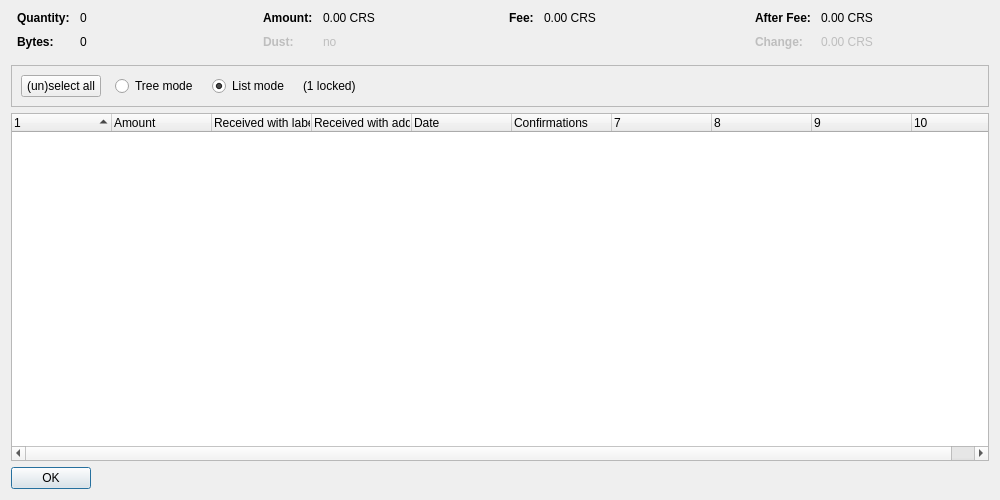
<?xml version="1.0" encoding="UTF-8"?>
<ui version="4.0">
 <class>CoinControlDialog</class>
 <widget class="QDialog" name="CoinControlDialog">
  <property name="geometry">
   <rect>
    <x>0</x>
    <y>0</y>
    <width>1000</width>
    <height>500</height>
   </rect>
  </property>
  <property name="windowTitle">
   <string>Coin Selection</string>
  </property>
  <layout class="QVBoxLayout" name="verticalLayout">
   <item>
    <layout class="QHBoxLayout" name="horizontalLayoutTop" stretch="0,0,0,0">
     <property name="topMargin">
      <number>0</number>
     </property>
     <property name="bottomMargin">
      <number>10</number>
     </property>
     <item>
      <layout class="QFormLayout" name="formLayoutCoinControl1">
       <property name="horizontalSpacing">
        <number>10</number>
       </property>
       <property name="verticalSpacing">
        <number>10</number>
       </property>
       <property name="leftMargin">
        <number>6</number>
       </property>
       <property name="rightMargin">
        <number>6</number>
       </property>
       <item row="0" column="0">
        <widget class="QLabel" name="labelCoinControlQuantityText">
         <property name="font">
          <font>
           <weight>75</weight>
           <bold>true</bold>
          </font>
         </property>
         <property name="text">
          <string>Quantity:</string>
         </property>
        </widget>
       </item>
       <item row="0" column="1">
        <widget class="QLabel" name="labelCoinControlQuantity">
         <property name="cursor">
          <cursorShape>IBeamCursor</cursorShape>
         </property>
         <property name="contextMenuPolicy">
          <enum>Qt::ActionsContextMenu</enum>
         </property>
         <property name="text">
          <string notr="true">0</string>
         </property>
         <property name="textInteractionFlags">
          <set>Qt::LinksAccessibleByMouse|Qt::TextSelectableByKeyboard|Qt::TextSelectableByMouse</set>
         </property>
        </widget>
       </item>
       <item row="1" column="0">
        <widget class="QLabel" name="labelCoinControlBytesText">
         <property name="font">
          <font>
           <weight>75</weight>
           <bold>true</bold>
          </font>
         </property>
         <property name="text">
          <string>Bytes:</string>
         </property>
        </widget>
       </item>
       <item row="1" column="1">
        <widget class="QLabel" name="labelCoinControlBytes">
         <property name="cursor">
          <cursorShape>IBeamCursor</cursorShape>
         </property>
         <property name="contextMenuPolicy">
          <enum>Qt::ActionsContextMenu</enum>
         </property>
         <property name="text">
          <string notr="true">0</string>
         </property>
         <property name="textInteractionFlags">
          <set>Qt::LinksAccessibleByMouse|Qt::TextSelectableByKeyboard|Qt::TextSelectableByMouse</set>
         </property>
        </widget>
       </item>
      </layout>
     </item>
     <item>
      <layout class="QFormLayout" name="formLayoutCoinControl2">
       <property name="horizontalSpacing">
        <number>10</number>
       </property>
       <property name="verticalSpacing">
        <number>10</number>
       </property>
       <property name="leftMargin">
        <number>6</number>
       </property>
       <property name="rightMargin">
        <number>6</number>
       </property>
       <item row="0" column="0">
        <widget class="QLabel" name="labelCoinControlAmountText">
         <property name="font">
          <font>
           <weight>75</weight>
           <bold>true</bold>
          </font>
         </property>
         <property name="text">
          <string>Amount:</string>
         </property>
        </widget>
       </item>
       <item row="0" column="1">
        <widget class="QLabel" name="labelCoinControlAmount">
         <property name="cursor">
          <cursorShape>IBeamCursor</cursorShape>
         </property>
         <property name="contextMenuPolicy">
          <enum>Qt::ActionsContextMenu</enum>
         </property>
         <property name="text">
          <string notr="true">0.00 CRS</string>
         </property>
         <property name="textInteractionFlags">
          <set>Qt::LinksAccessibleByMouse|Qt::TextSelectableByKeyboard|Qt::TextSelectableByMouse</set>
         </property>
        </widget>
       </item>
       <item row="1" column="0">
        <widget class="QLabel" name="labelCoinControlLowOutputText">
         <property name="enabled">
          <bool>false</bool>
         </property>
         <property name="font">
          <font>
           <weight>75</weight>
           <bold>true</bold>
          </font>
         </property>
         <property name="text">
          <string>Dust:</string>
         </property>
        </widget>
       </item>
       <item row="1" column="1">
        <widget class="QLabel" name="labelCoinControlLowOutput">
         <property name="enabled">
          <bool>false</bool>
         </property>
         <property name="cursor">
          <cursorShape>IBeamCursor</cursorShape>
         </property>
         <property name="contextMenuPolicy">
          <enum>Qt::ActionsContextMenu</enum>
         </property>
         <property name="text">
          <string notr="true">no</string>
         </property>
         <property name="textInteractionFlags">
          <set>Qt::LinksAccessibleByMouse|Qt::TextSelectableByKeyboard|Qt::TextSelectableByMouse</set>
         </property>
        </widget>
       </item>
      </layout>
     </item>
     <item>
      <layout class="QFormLayout" name="formLayoutCoinControl3">
       <property name="horizontalSpacing">
        <number>10</number>
       </property>
       <property name="verticalSpacing">
        <number>10</number>
       </property>
       <property name="leftMargin">
        <number>6</number>
       </property>
       <property name="rightMargin">
        <number>6</number>
       </property>
       <item row="0" column="0">
        <widget class="QLabel" name="labelCoinControlFeeText">
         <property name="font">
          <font>
           <weight>75</weight>
           <bold>true</bold>
          </font>
         </property>
         <property name="text">
          <string>Fee:</string>
         </property>
        </widget>
       </item>
       <item row="0" column="1">
        <widget class="QLabel" name="labelCoinControlFee">
         <property name="cursor">
          <cursorShape>IBeamCursor</cursorShape>
         </property>
         <property name="contextMenuPolicy">
          <enum>Qt::ActionsContextMenu</enum>
         </property>
         <property name="text">
          <string notr="true">0.00 CRS</string>
         </property>
         <property name="textInteractionFlags">
          <set>Qt::LinksAccessibleByMouse|Qt::TextSelectableByKeyboard|Qt::TextSelectableByMouse</set>
         </property>
        </widget>
       </item>
      </layout>
     </item>
     <item>
      <layout class="QFormLayout" name="formLayoutCoinControl4">
       <property name="horizontalSpacing">
        <number>10</number>
       </property>
       <property name="verticalSpacing">
        <number>10</number>
       </property>
       <property name="leftMargin">
        <number>6</number>
       </property>
       <property name="rightMargin">
        <number>6</number>
       </property>
       <item row="0" column="0">
        <widget class="QLabel" name="labelCoinControlAfterFeeText">
         <property name="font">
          <font>
           <weight>75</weight>
           <bold>true</bold>
          </font>
         </property>
         <property name="text">
          <string>After Fee:</string>
         </property>
        </widget>
       </item>
       <item row="0" column="1">
        <widget class="QLabel" name="labelCoinControlAfterFee">
         <property name="cursor">
          <cursorShape>IBeamCursor</cursorShape>
         </property>
         <property name="contextMenuPolicy">
          <enum>Qt::ActionsContextMenu</enum>
         </property>
         <property name="text">
          <string notr="true">0.00 CRS</string>
         </property>
         <property name="textInteractionFlags">
          <set>Qt::LinksAccessibleByMouse|Qt::TextSelectableByKeyboard|Qt::TextSelectableByMouse</set>
         </property>
        </widget>
       </item>
       <item row="1" column="0">
        <widget class="QLabel" name="labelCoinControlChangeText">
         <property name="enabled">
          <bool>false</bool>
         </property>
         <property name="font">
          <font>
           <weight>75</weight>
           <bold>true</bold>
          </font>
         </property>
         <property name="text">
          <string>Change:</string>
         </property>
        </widget>
       </item>
       <item row="1" column="1">
        <widget class="QLabel" name="labelCoinControlChange">
         <property name="enabled">
          <bool>false</bool>
         </property>
         <property name="cursor">
          <cursorShape>IBeamCursor</cursorShape>
         </property>
         <property name="contextMenuPolicy">
          <enum>Qt::ActionsContextMenu</enum>
         </property>
         <property name="text">
          <string notr="true">0.00 CRS</string>
         </property>
         <property name="textInteractionFlags">
          <set>Qt::LinksAccessibleByMouse|Qt::TextSelectableByKeyboard|Qt::TextSelectableByMouse</set>
         </property>
        </widget>
       </item>
      </layout>
     </item>
    </layout>
   </item>
   <item>
    <widget class="QFrame" name="frame">
     <property name="minimumSize">
      <size>
       <width>0</width>
       <height>40</height>
      </size>
     </property>
     <property name="frameShape">
      <enum>QFrame::StyledPanel</enum>
     </property>
     <property name="frameShadow">
      <enum>QFrame::Sunken</enum>
     </property>
     <layout class="QHBoxLayout" name="horizontalLayout">
      <item>
       <layout class="QHBoxLayout" name="horizontalLayoutPanel" stretch="0,0,0,0,0">
        <property name="spacing">
         <number>14</number>
        </property>
        <item>
         <widget class="QPushButton" name="pushButtonSelectAll">
          <property name="sizePolicy">
           <sizepolicy hsizetype="Maximum" vsizetype="Fixed">
            <horstretch>0</horstretch>
            <verstretch>0</verstretch>
           </sizepolicy>
          </property>
          <property name="text">
           <string>(un)select all</string>
          </property>
          <property name="autoDefault">
           <bool>false</bool>
          </property>
         </widget>
        </item>
        <item>
         <widget class="QRadioButton" name="radioTreeMode">
          <property name="sizePolicy">
           <sizepolicy hsizetype="Maximum" vsizetype="Fixed">
            <horstretch>0</horstretch>
            <verstretch>0</verstretch>
           </sizepolicy>
          </property>
          <property name="text">
           <string>Tree mode</string>
          </property>
         </widget>
        </item>
        <item>
         <widget class="QRadioButton" name="radioListMode">
          <property name="sizePolicy">
           <sizepolicy hsizetype="Maximum" vsizetype="Fixed">
            <horstretch>0</horstretch>
            <verstretch>0</verstretch>
           </sizepolicy>
          </property>
          <property name="text">
           <string>List mode</string>
          </property>
          <property name="checked">
           <bool>true</bool>
          </property>
         </widget>
        </item>
        <item>
         <widget class="QLabel" name="labelLocked">
          <property name="text">
           <string notr="true">(1 locked)</string>
          </property>
         </widget>
        </item>
        <item>
         <spacer name="horizontalSpacer">
          <property name="orientation">
           <enum>Qt::Horizontal</enum>
          </property>
          <property name="sizeHint" stdset="0">
           <size>
            <width>40</width>
            <height>20</height>
           </size>
          </property>
         </spacer>
        </item>
       </layout>
      </item>
     </layout>
    </widget>
   </item>
   <item>
    <widget class="CoinControlTreeWidget" name="treeWidget">
     <property name="contextMenuPolicy">
      <enum>Qt::CustomContextMenu</enum>
     </property>
     <property name="sortingEnabled">
      <bool>false</bool>
     </property>
     <property name="columnCount">
      <number>10</number>
     </property>
     <attribute name="headerShowSortIndicator" stdset="0">
      <bool>true</bool>
     </attribute>
     <attribute name="headerStretchLastSection">
      <bool>false</bool>
     </attribute>
     <column>
      <property name="text">
       <string/>
      </property>
     </column>
     <column>
      <property name="text">
       <string>Amount</string>
      </property>
     </column>
     <column>
      <property name="text">
       <string>Received with label</string>
      </property>
     </column>
     <column>
      <property name="text">
       <string>Received with address</string>
      </property>
     </column>
     <column>
      <property name="text">
       <string>Date</string>
      </property>
     </column>
     <column>
      <property name="text">
       <string>Confirmations</string>
      </property>
      <property name="toolTip">
       <string>Confirmed</string>
      </property>
     </column>
     <column>
      <property name="text">
       <string/>
      </property>
     </column>
     <column>
      <property name="text">
       <string/>
      </property>
     </column>
     <column>
      <property name="text">
       <string/>
      </property>
     </column>
     <column>
      <property name="text">
       <string/>
      </property>
     </column>
    </widget>
   </item>
   <item>
    <widget class="QDialogButtonBox" name="buttonBox">
     <property name="sizePolicy">
      <sizepolicy hsizetype="Maximum" vsizetype="Fixed">
       <horstretch>0</horstretch>
       <verstretch>0</verstretch>
      </sizepolicy>
     </property>
     <property name="orientation">
      <enum>Qt::Horizontal</enum>
     </property>
     <property name="standardButtons">
      <set>QDialogButtonBox::Ok</set>
     </property>
    </widget>
   </item>
  </layout>
 </widget>
 <customwidgets>
  <customwidget>
   <class>CoinControlTreeWidget</class>
   <extends>QTreeWidget</extends>
   <header>coincontroltreewidget.h</header>
  </customwidget>
 </customwidgets>
 <resources/>
 <connections/>
</ui>
